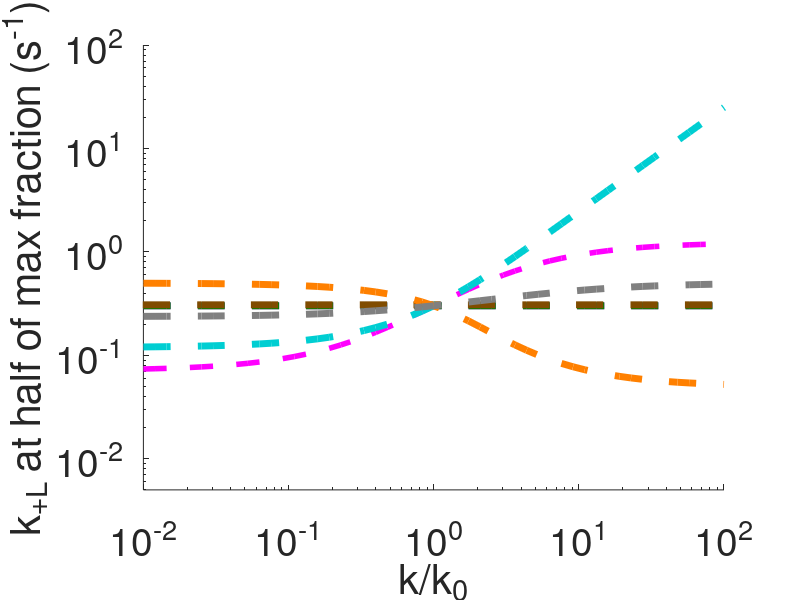

This figure's MATLAB source:
clc
clear 
close all

% Steady state panel E

% define the Localized model equations

R_func = @(kp,kbi,kT,kL,kT_neg,kLT,kL_neg,kc,kc_neg,ki) kp ./(kbi + kT + kL - ((kT_neg.*kT)./(kT_neg+kLT)) + ((kL_neg .*(((kLT.*kT) ./ (kT_neg+kLT)) +kL) ./ (((kc.*kc_neg) ./ (kc_neg+ki)) -kL_neg - kc))));
T_func = @(R,kT,kT_neg,kLT) (kT.*R) ./ (kT_neg+kLT);
RL_func = @(R,kT,kT_neg, kLT,kL,kL_neg,ki,kc,kc_neg) -R.*(((kLT.*kT) ./ (kT_neg+kLT)) +kL)./ (((kc.*kc_neg) ./ (kc_neg+ki)) -kL_neg - kc);
Rc_func = @(kc,kc_neg,ki,RL) (kc.*RL) ./(kc_neg+ki);


%--------------------------%

% do kc max and half

clear kp kT kT_neg kc kc_neg ki kLT kL_neg kbi kL;

kc_0 = 0.1;
kc_vals = kc_0*logspace(-2,2,51);
for i=1:length(kc_vals)
    kp = 1;
    kT = (1/30); 
    kT_neg = 0.12; 
    kc =  kc_vals(i);
    kc_neg = 0.05; 
    ki = 0.05; 
    kLT = logspace(-5,5,501); 
    kL_neg = 0.05; 
    kbi = 1*(3*10^-4); 
    kL = 0.1*kLT;
    
    R = R_func(kp,kbi,kT,kL,kT_neg,kLT,kL_neg,kc,kc_neg,ki);
    T = T_func(R,kT,kT_neg,kLT);
    RL = RL_func(R,kT,kT_neg, kLT,kL,kL_neg,ki,kc,kc_neg);
    Rc = Rc_func(kc,kc_neg,ki,RL);

      % find index for max
    ind = find(RL+Rc==max(RL+Rc));
    maxsignal(i) = max(RL+Rc)./(R(ind)+T(ind)+RL(ind)+Rc(ind));

    totalsignal = (RL+Rc)./(R+T+RL+Rc); % for this set of parameters 
    
    index = find(totalsignal>(0.5*maxsignal(i)),1);
    previoussignal = totalsignal(index-1); %RL(index-1) + Rc(index-1);
    nextsignal = totalsignal(index); %RL(index) + Rc(index);
    fraction = (0.5*maxsignal(i) - previoussignal)/(nextsignal - previoussignal);
    kLT_half(i) = kLT(index-1) + fraction*(kLT(index) - kLT(index-1));
end

kLT_half_kc = kLT_half;


% do kcneg max and half

clear kp kT kT_neg kc kc_neg ki kLT kL_neg kbi kL;

kcneg_0 = 0.05;
kcneg_vals = kcneg_0*logspace(-2,2,51);
for i=1:length(kcneg_vals)
    kp = 1;
    kT = (1/30);
    kT_neg = 0.12; 
    kc =  kc_0;
    kc_neg = kcneg_vals(i);
    ki = 0.05;
    kLT = logspace(-5,5,501); 
    kL_neg = 0.05;
    kbi = 1*(3*10^-4); 
    kL = 0.1*kLT;
    
    R = R_func(kp,kbi,kT,kL,kT_neg,kLT,kL_neg,kc,kc_neg,ki);
    T = T_func(R,kT,kT_neg,kLT);
    RL = RL_func(R,kT,kT_neg, kLT,kL,kL_neg,ki,kc,kc_neg);
    Rc = Rc_func(kc,kc_neg,ki,RL);
    
      % find index for max
    ind = find(RL+Rc==max(RL+Rc));
    maxsignal(i) = max(RL+Rc)./(R(ind)+T(ind)+RL(ind)+Rc(ind));

    totalsignal = (RL+Rc)./(R+T+RL+Rc); % for this set of parameters 
    
    index = find(totalsignal>(0.5*maxsignal(i)),1);
    previoussignal = totalsignal(index-1); %RL(index-1) + Rc(index-1);
    nextsignal = totalsignal(index); %RL(index) + Rc(index);
    fraction = (0.5*maxsignal(i) - previoussignal)/(nextsignal - previoussignal);
    kLT_half(i) = kLT(index-1) + fraction*(kLT(index) - kLT(index-1));
end

kLT_half_kcneg = kLT_half;


% do ki max and half

clear kp kT kT_neg kc kc_neg ki kLT kL_neg kbi kL;

ki_0 = 0.05;
ki_vals = ki_0*logspace(-2,2,51);
for i=1:length(ki_vals)
    kp = 1;
    kT = (1/30);
    kT_neg = 0.12; 
    kc =  kc_0;
    kc_neg = kcneg_0;
    ki = ki_vals(i);
    kLT = logspace(-5,5,501); 
    kL_neg = 0.05;
    kbi = 1*(3*10^-4); 
    kL = 0.1*kLT;
    
    R = R_func(kp,kbi,kT,kL,kT_neg,kLT,kL_neg,kc,kc_neg,ki);
    T = T_func(R,kT,kT_neg,kLT);
    RL = RL_func(R,kT,kT_neg, kLT,kL,kL_neg,ki,kc,kc_neg);
    Rc = Rc_func(kc,kc_neg,ki,RL);
    
      % find index for max
    ind = find(RL+Rc==max(RL+Rc));
    maxsignal(i) = max(RL+Rc)./(R(ind)+T(ind)+RL(ind)+Rc(ind));

    totalsignal = (RL+Rc)./(R+T+RL+Rc); % for this set of parameters 
    
    index = find(totalsignal>(0.5*maxsignal(i)),1);
    previoussignal = totalsignal(index-1); %RL(index-1) + Rc(index-1);
    nextsignal = totalsignal(index); %RL(index) + Rc(index);
    fraction = (0.5*maxsignal(i) - previoussignal)/(nextsignal - previoussignal);
    kLT_half(i) = kLT(index-1) + fraction*(kLT(index) - kLT(index-1));
end

kLT_half_ki = kLT_half;


% do kbi max and half

clear kp kT kT_neg kc kc_neg ki kLT kL_neg kbi kL;

kbi_0 = 3*10^-4;
kbi_vals = kbi_0*logspace(-4,4,51);
for i=1:length(kbi_vals)
    kp = 1;
    kT = (1/30); 
    kT_neg = 0.12;
    kc =  kc_0;
    kc_neg = kcneg_0;
    ki = ki_0;
    kLT_kbi = logspace(-10,4,51);
    kL_neg = 0.05; 
    kbi = kbi_vals(i);
    kL = 0.1*kLT_kbi;
    
    R = R_func(kp,kbi,kT,kL,kT_neg,kLT_kbi,kL_neg,kc,kc_neg,ki);
    T = T_func(R,kT,kT_neg,kLT_kbi);
    RL = RL_func(R,kT,kT_neg, kLT_kbi,kL,kL_neg,ki,kc,kc_neg);
    Rc = Rc_func(kc,kc_neg,ki,RL);
    
      % find index for max
    ind = find(RL+Rc==max(RL+Rc));
    maxsignal(i) = max(RL+Rc)./(R(ind)+T(ind)+RL(ind)+Rc(ind));

    totalsignal = (RL+Rc)./(R+T+RL+Rc); % for this set of parameters 
    
    index = find(totalsignal>(0.5*maxsignal(i)),1);
    previoussignal = totalsignal(index-1); %RL(index-1) + Rc(index-1);
    nextsignal = totalsignal(index); %RL(index) + Rc(index);
    fraction = (0.5*maxsignal(i) - previoussignal)/(nextsignal - previoussignal);
    kLT_half(i) = kLT_kbi(index-1) + fraction*(kLT_kbi(index) - kLT_kbi(index-1));
end

kLT_half_kbi = kLT_half;


% do kLneg max and half

clear kp kT kT_neg kc kc_neg ki kLT kL_neg kbi kL;

kLneg_0 = 0.05;
kLneg_vals = kLneg_0*logspace(-2,2,51);
for i=1:length(kLneg_vals)
    kp = 1;
    kT = (1/30); 
    kT_neg = 0.12; 
    kc =  kc_0;
    kc_neg = kcneg_0;
    ki = ki_0;  
    kLT = logspace(-5,5,501); 
    kL_neg = kLneg_vals(i); 
    kbi = kbi_0; 
    kL = 0.1*kLT;
    
    R = R_func(kp,kbi,kT,kL,kT_neg,kLT,kL_neg,kc,kc_neg,ki);
    T = T_func(R,kT,kT_neg,kLT);
    RL = RL_func(R,kT,kT_neg, kLT,kL,kL_neg,ki,kc,kc_neg);
    Rc = Rc_func(kc,kc_neg,ki,RL);
    
      % find index for max
    ind = find(RL+Rc==max(RL+Rc));
    maxsignal(i) = max(RL+Rc)./(R(ind)+T(ind)+RL(ind)+Rc(ind));

    totalsignal = (RL+Rc)./(R+T+RL+Rc); % for this set of parameters 
    
    index = find(totalsignal>(0.5*maxsignal(i)),1);
    previoussignal = totalsignal(index-1); %RL(index-1) + Rc(index-1);
    nextsignal = totalsignal(index); %RL(index) + Rc(index);
    fraction = (0.5*maxsignal(i) - previoussignal)/(nextsignal - previoussignal);
    kLT_half(i) = kLT(index-1) + fraction*(kLT(index) - kLT(index-1));
end

kLT_half_kLneg = kLT_half;


% do kT max and half

clear kp kT kT_neg kc kc_neg ki kLT kL_neg kbi kL;

kT_0 = 1/30;
kT_vals = kT_0*logspace(-2,2,51);
for i=1:length(kT_vals)
    kp = 1;
    kT = kT_vals(i); 
    kT_neg = 0.12; 
    kc =  kc_0; 
    kc_neg = kcneg_0;
    ki = ki_0;  
    kLT = logspace(-5,5,501);
    kL_neg = kLneg_0;
    kbi = kbi_0; 
    kL = 0.1*kLT;
    
    R = R_func(kp,kbi,kT,kL,kT_neg,kLT,kL_neg,kc,kc_neg,ki);
    T = T_func(R,kT,kT_neg,kLT);
    RL = RL_func(R,kT,kT_neg, kLT,kL,kL_neg,ki,kc,kc_neg);
    Rc = Rc_func(kc,kc_neg,ki,RL);
    
      % find index for max
    ind = find(RL+Rc==max(RL+Rc));
    maxsignal(i) = max(RL+Rc)./(R(ind)+T(ind)+RL(ind)+Rc(ind));

    totalsignal = (RL+Rc)./(R+T+RL+Rc); % for this set of parameters 
    
    index = find(totalsignal>(0.5*maxsignal(i)),1);
    previoussignal = totalsignal(index-1); %RL(index-1) + Rc(index-1);
    nextsignal = totalsignal(index); %RL(index) + Rc(index);
    fraction = (0.5*maxsignal(i) - previoussignal)/(nextsignal - previoussignal);
    kLT_half(i) = kLT(index-1) + fraction*(kLT(index) - kLT(index-1));
end

kLT_half_kT = kLT_half;


% do kTneg max and half

clear kp kT kT_neg kc kc_neg ki kLT kL_neg kbi kL;

kTneg_0 = 0.12;
kTneg_vals = kTneg_0*logspace(-2,2,51);
for i=1:length(kTneg_vals)
    kp = 1;
    kT = kT_0;
    kT_neg = kTneg_vals(i); 
    kc =  kc_0;
    kc_neg = kcneg_0;
    ki = ki_0;
    kLT = logspace(-5,5,501); 
    kL_neg = kLneg_0; 
    kbi = kbi_0; 
    kL = 0.1*kLT;
    
    R = R_func(kp,kbi,kT,kL,kT_neg,kLT,kL_neg,kc,kc_neg,ki);
    T = T_func(R,kT,kT_neg,kLT);
    RL = RL_func(R,kT,kT_neg, kLT,kL,kL_neg,ki,kc,kc_neg);
    Rc = Rc_func(kc,kc_neg,ki,RL);
    
      % find index for max
    ind = find(RL+Rc==max(RL+Rc));
    maxsignal(i) = max(RL+Rc)./(R(ind)+T(ind)+RL(ind)+Rc(ind));

    totalsignal = (RL+Rc)./(R+T+RL+Rc); % for this set of parameters 
    
    index = find(totalsignal>(0.5*maxsignal(i)),1);
    previoussignal = totalsignal(index-1); %RL(index-1) + Rc(index-1);
    nextsignal = totalsignal(index); %RL(index) + Rc(index);
    fraction = (0.5*maxsignal(i) - previoussignal)/(nextsignal - previoussignal);
    kLT_half(i) = kLT(index-1) + fraction*(kLT(index) - kLT(index-1));
end

kLT_half_kTneg = kLT_half;

% plot properties

figure(1)
loglog(kc_vals/kc_0,kLT_half_kc,'--','color',[0.5210 0.0860 0.8190],'linewidth',5);
hold on
loglog(kcneg_vals/kcneg_0,kLT_half_kcneg,'--','color',[0 0.5 0],'linewidth',5);
loglog(ki_vals/ki_0,kLT_half_ki,'m--','linewidth',4);
loglog(kbi_vals/kbi_0,kLT_half_kbi,'--',"Color", [0.5 0.3 0],'linewidth',5);
loglog(kLneg_vals/kLneg_0,kLT_half_kLneg,'--','color',[0, 0.8078, 0.8235],'linewidth',5);
loglog(kT_vals/kT_0,kLT_half_kT,'--','color',[1 0.5 0],'linewidth',5);
loglog(kTneg_vals/kTneg_0,kLT_half_kTneg,'--',"Color",[0.5 0.5 0.5],'linewidth',5);

set(gca','fontsize',28)
xlabel('k/k_0','fontsize',30);
ylabel('k_{+L} at half of max fraction (s^{-1})','fontsize',30);
%legend('Uniform : k_c','Uniform : k_{-c}','Uniform : k_i','Uniform : k_{bi}','Uniform : k_{-L}','fontsize',14);
%legend('k_{+c}','k_{-c}','k_i','k_{bi}','k_{-L}','k_{+T}','k_{-T}','fontsize',12,location='north');
set(gcf,'Color','white')
axis tight
%ylim([10^0 10^2])
xlim([10^-2 10^2])
ylim([10^-2*0.5 10^2])
xticks([10^-2 10^-1 10^0 10^1 10^2])
box off

% Plot colours
% Default uniform params will be blue and default localized will be red
% kT = Orange
% kT_neg = gray
% kc = purple
% kc_neg = green
% kL_neg = cyan
% ki = magenta
% kbi = brown

% 
% % For individual legend curves 
% 
% % Make additional text for legend
% annotation('textbox', [0.205 0.7 0.15 0.05], 'String', 'k_{+c}', 'Color',[0.5210 0.0860 0.8190]',...
%            'LineStyle', 'none','FontSize', 20);
% 
% % Make additional text for legend
% annotation('textbox', [0.205 0.7 0.15 0.05], 'String', 'k_{-c}', 'Color','g',...
%            'LineStyle', 'none','FontSize', 20);
% 
% % Make additional text for legend
% annotation('textbox', [0.205 0.7 0.15 0.05], 'String', 'k_{i}', 'Color','m',...
%            'LineStyle', 'none','FontSize', 20);
% 
% % Make additional text for legend
% annotation('textbox', [0.205 0.7 0.15 0.05], 'String', 'k_{bi}', 'Color',[0.5 0.3 0],...
%            'LineStyle', 'none','FontSize', 20);
% 
% % Make additional text for legend
% annotation('textbox', [0.205 0.7 0.15 0.05], 'String', 'k_{-L}', 'Color','c',...
%            'LineStyle', 'none','FontSize', 20);
% 
% % Make additional text for legend
% annotation('textbox', [0.205 0.7 0.15 0.05], 'String', 'k_{+T}', 'Color',[1 0.5 0],...
%            'LineStyle', 'none','FontSize', 20);
% 
% % Make additional text for legend
% annotation('textbox', [0.205 0.7 0.15 0.05], 'String', 'k_{-T}', 'Color',[0.5 0.5 0.5],...
%            'LineStyle', 'none','FontSize', 20);
